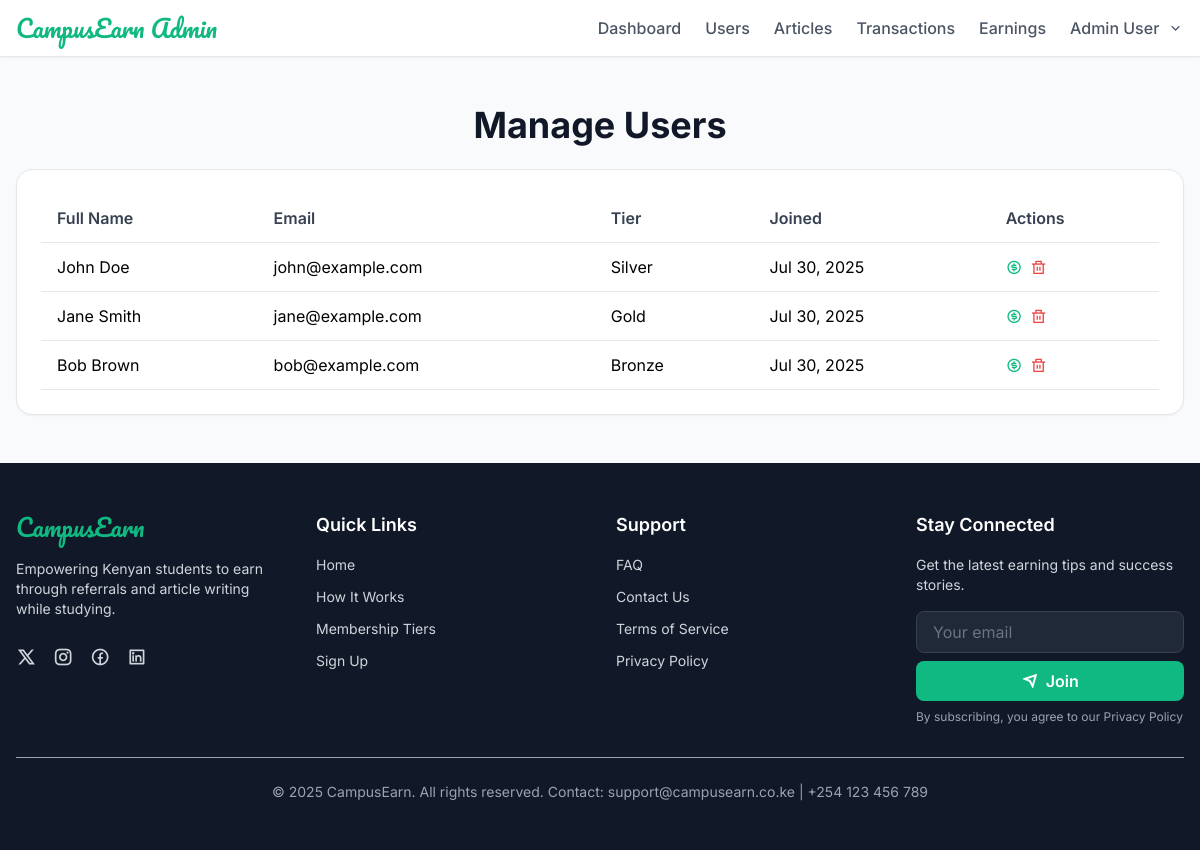
Page /admin/users.php (signed in) on the committed database.
### tables this page shows
CREATE TABLE users (
    id INT AUTO_INCREMENT PRIMARY KEY,
    full_name VARCHAR(255) NOT NULL,
    username VARCHAR(50) NOT NULL UNIQUE,
    email VARCHAR(255) NOT NULL UNIQUE,
    phone VARCHAR(15) NOT NULL,
    password VARCHAR(255) NOT NULL,
    referrer_code VARCHAR(50),
    referrer_code_own VARCHAR(50) NOT NULL UNIQUE,
    tier ENUM('bronze', 'silver', 'gold') NOT NULL,
    payment_ref VARCHAR(50),
    payment_status ENUM('pending', 'completed') DEFAULT 'pending',
    balance DECIMAL(10, 2) DEFAULT 0.00,
    created_at DATETIME NOT NULL,
    INDEX idx_email (email),
    INDEX idx_referrer_code_own (referrer_code_own)
);

### admin/users.php (the view, shortened to what this page needs)
<?php
require_once '../config.php';
$users = $conn->query("SELECT id, full_name, email, tier, created_at FROM users ORDER BY created_at DESC")->fetch_all(MYSQLI_ASSOC);
?>
<?php include 'header.php'; ?>
<section class="px-4 py-12 bg-gray-50">
  <div class="max-w-7xl mx-auto">
    <h1 class="text-3xl sm:text-4xl font-bold text-gray-900 mb-6 text-center">Manage Users</h1>
    <div class="bg-white rounded-2xl shadow-sm border border-gray-200 p-6 overflow-x-auto">
      <table class="w-full text-left">
        <thead>
          <tr class="border-b border-gray-200">
            <th class="py-3 px-4 text-gray-700 font-semibold">Full Name</th>
            <th class="py-3 px-4 text-gray-700 font-semibold">Email</th>
            <th class="py-3 px-4 text-gray-700 font-semibold">Tier</th>
            <th class="py-3 px-4 text-gray-700 font-semibold">Joined</th>
            <th class="py-3 px-4 text-gray-700 font-semibold">Actions</th>
          </tr>
        </thead>
        <tbody>
          <?php if (empty($users)) { ?>
            <tr>
              <td colspan="5" class="py-4 px-4 text-gray-600 text-center">No users found.</td>
            </tr>
          <?php } else { ?>
            <?php foreach ($users as $user) { ?>
              <tr class="border-b border-gray-200">
                <td class="py-3 px-4"><?php echo htmlspecialchars($user['full_name']); ?></td>
                <td class="py-3 px-4"><?php echo htmlspecialchars($user['email']); ?></td>
                <td class="py-3 px-4"><?php echo ucfirst($user['tier']); ?></td>
                <td class="py-3 px-4"><?php echo date('M d, Y', strtotime($user['created_at'])); ?></td>
                <td class="py-3 px-4 flex space-x-2">
                  <a href="user_earnings.php?user_id=<?php echo $user['id']; ?>" class="text-primary hover:text-emerald-600" aria-label="View earnings for <?php echo htmlspecialchars($user['full_name']); ?>">
                    <i class="ri-money-dollar-circle-line"></i>
                  </a>
                  <form method="POST" onsubmit="return confirm('Are you sure you want to delete this user?');">
                    <button type="submit" name="delete_user" class="text-red-500 hover:text-red-700" aria-label="Delete user <?php echo htmlspecialchars($user['full_name']); ?>">
                      <i class="ri-delete-bin-line"></i>
                    </button>
                  </form>
                </td>
              </tr>
            <?php } ?>
          <?php } ?>
        </tbody>
      </table>
    </div>
  </div>
</section>
<?php include '../footer.php'; ?>

### admin/header.php (shortened to what this page needs)
<?php
require_once '../config.php';
$current_page = basename($_SERVER['PHP_SELF']);
$public_pages = ['register.php', 'login.php'];
$admin = null;
if (isset($_SESSION['admin_id'])) {
    $stmt = $conn->prepare("SELECT full_name FROM admins WHERE id = ?");
    if (!$stmt) {
        error_log("Database error: Unable to prepare admin query: " . $conn->error);
    } else {
        $stmt->bind_param("i", $_SESSION['admin_id']);
        $stmt->execute();
        $admin = $stmt->get_result()->fetch_assoc();
    }
}
?>
<!DOCTYPE html>
<html lang="en">
<head>
    <script src="https://cdn.tailwindcss.com/3.4.16"></script>
    <link rel="stylesheet" href="https://cdnjs.cloudflare.com/ajax/libs/remixicon/4.6.0/remixicon.min.css">
    <link rel="stylesheet" href="../style.css">
</head>
<body class="bg-gray-50 min-h-screen font-inter">
    <header class="bg-white shadow-sm border-b border-gray-200 sticky top-0 z-50">
        <div class="px-4 py-3">
            <div class="flex items-center justify-between">
                <div class="flex items-center space-x-4">
                    <h1 class="text-2xl font-['Pacifico'] text-primary">CampusEarn Admin</h1>
                </div>
                <nav class="hidden md:flex items-center space-x-6">
                    <?php if (!in_array($current_page, $public_pages)) { ?>
                        <a href="dashboard.php" class="text-gray-600 hover:text-primary font-medium" aria-label="Admin Dashboard">Dashboard</a>
                        <a href="users.php" class="text-gray-600 hover:text-primary font-medium" aria-label="Manage Users">Users</a>
                        <a href="articles.php" class="text-gray-600 hover:text-primary font-medium" aria-label="Manage Articles">Articles</a>
                        <a href="transactions.php" class="text-gray-600 hover:text-primary font-medium" aria-label="Manage Transactions">Transactions</a>
                        <a href="user_earnings.php" class="text-gray-600 hover:text-primary font-medium" aria-label="Manage User Earnings">Earnings</a>
                        <div class="relative group">
                            <button class="flex items-center space-x-2 text-gray-600 hover:text-primary font-medium focus:outline-none" aria-haspopup="true" aria-expanded="false">
                                <span><?php echo htmlspecialchars($admin['full_name'] ?? 'Admin'); ?></span>
                                <i class="ri-arrow-down-s-line"></i>
                            </button>
                        </div>
                    <?php } else { ?>
                        <a href="login.php" class="text-gray-600 hover:text-primary font-medium" aria-label="Admin Login">Login</a>
                        <a href="register.php" class="text-gray-600 hover:text-primary font-medium" aria-label="Admin Register">Register</a>
                    <?php } ?>
                </nav>
            </div>
        </div>
    </header>
</body>
</html>

### style.css (style rules this page uses)
:where([class^="ri-"])::before { content: none; }

### rows in the picture
users: full_name "John Doe", email "john@example.com", tier "Silver", created_at "Jul 30, 2025"
users: full_name "Jane Smith", email "jane@example.com", tier "Gold", created_at "Jul 30, 2025"
users: full_name "Bob Brown", email "bob@example.com", tier "Bronze", created_at "Jul 30, 2025"

### other values in the picture
$admin['full_name'] "Admin User"
